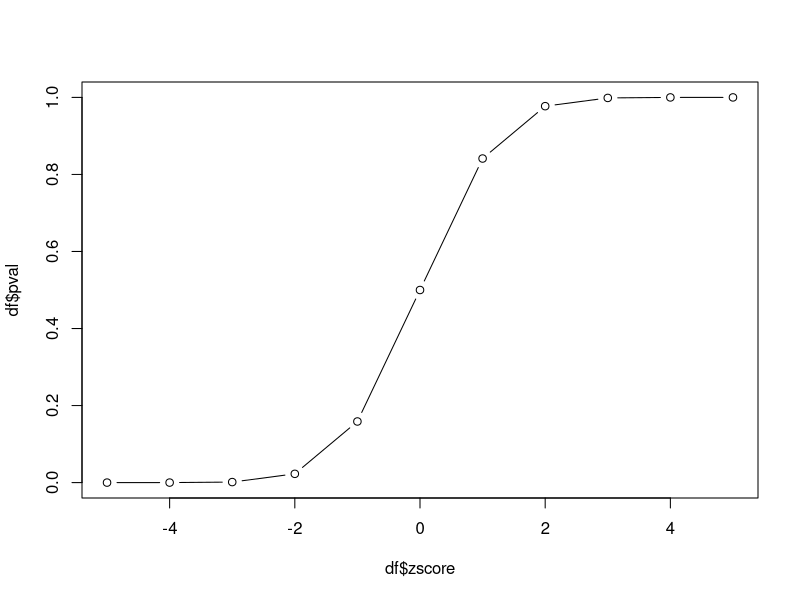
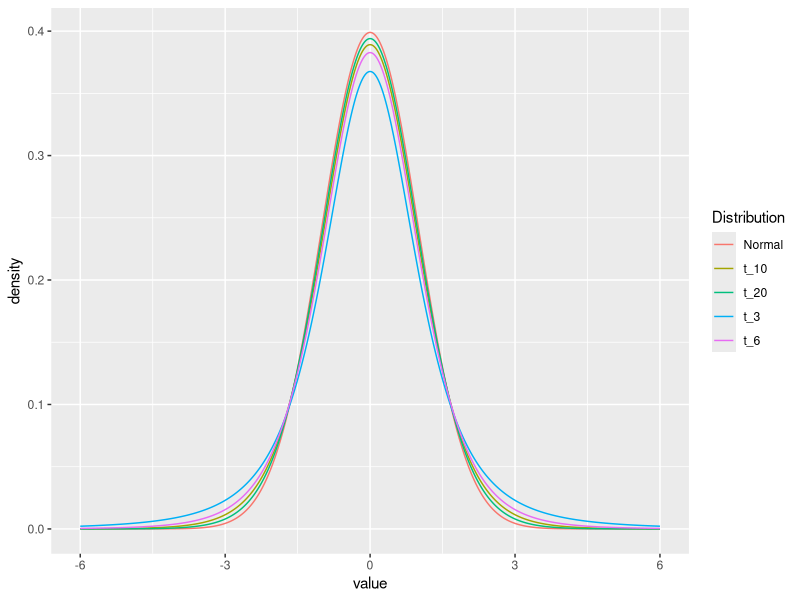
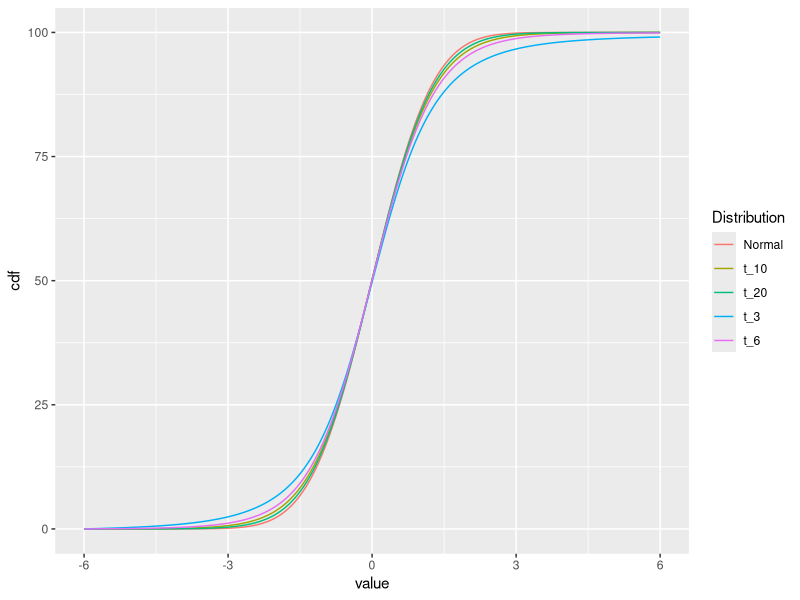
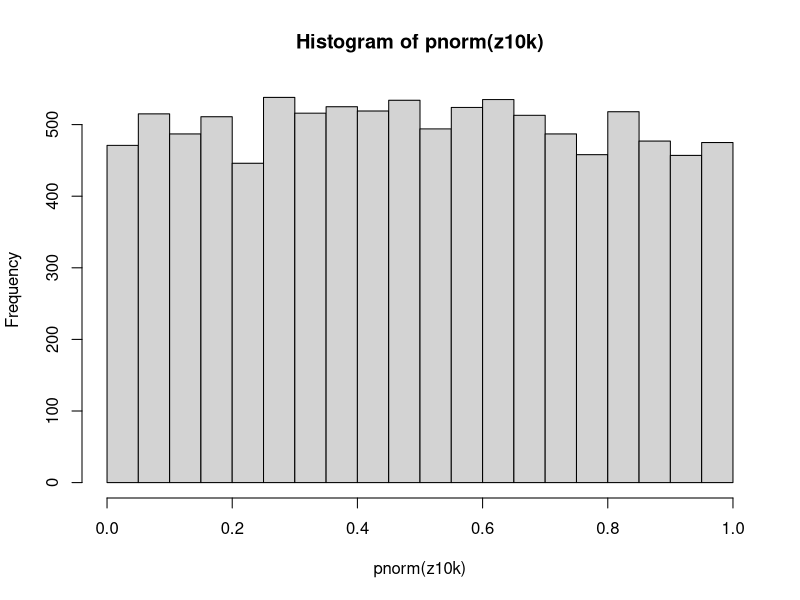
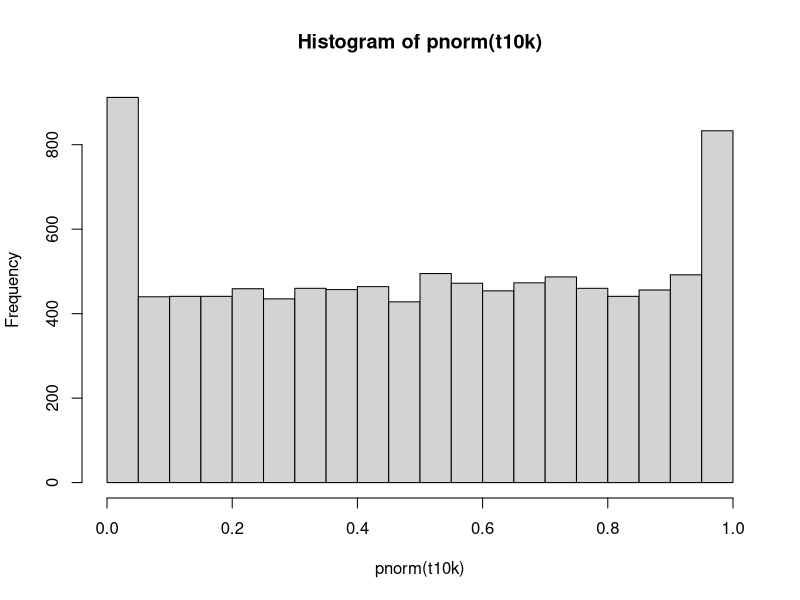
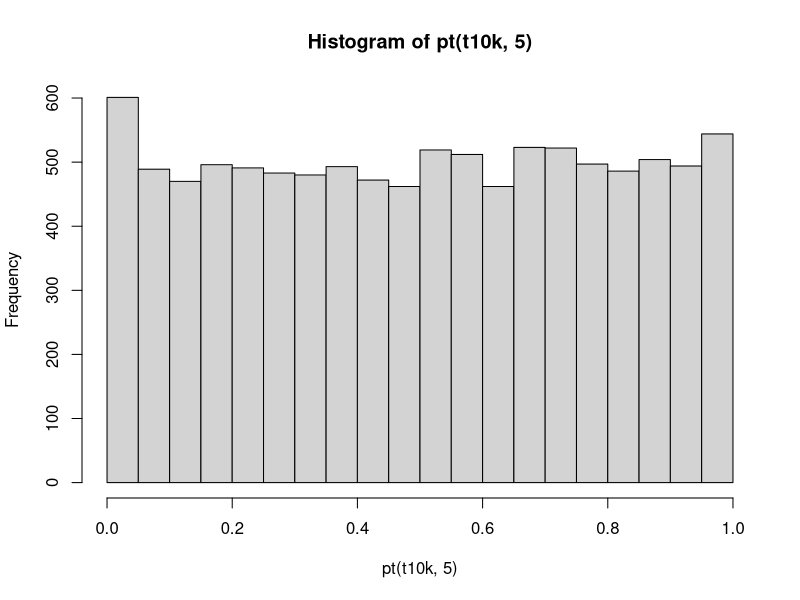
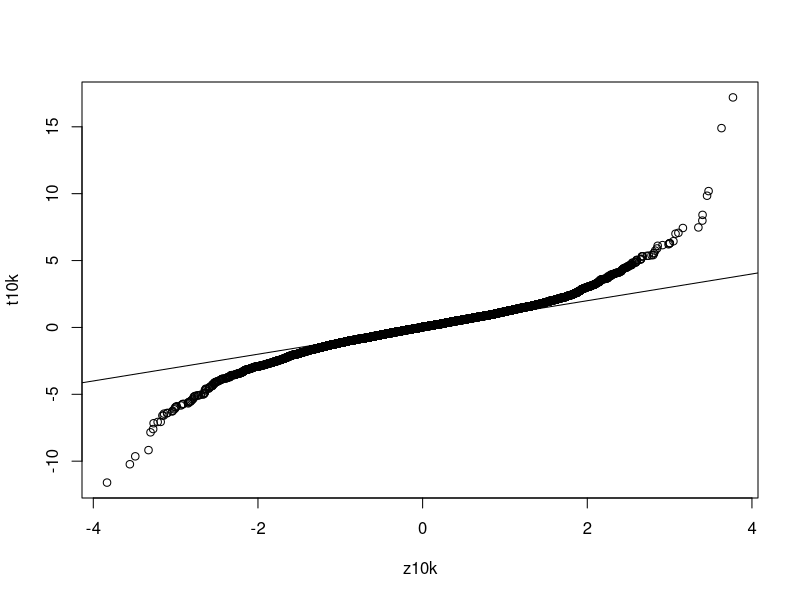

The R source for these figures, in order:
## ---- chunk 1
zscore = seq(-5,5,1)
## ---- chunk 2
df = data.frame(
    zscore = zscore,
    pval   = pnorm(zscore, 0, 1)
)
df
## ---- chunk 3
plot(df$zscore, df$pval, type='b')
## ---- chunk 4
twosidedpnorm = function(x,mu=0,sd=1) {
    2*pnorm(abs(x),mu,sd,lower.tail=FALSE)
}
## ---- chunk 5
twosidedpnorm(2)
twosidedpnorm(3)
## ---- chunk 6
library(dplyr)
library(ggplot2)
t_values = seq(-6,6,0.01)
df = data.frame(
    value = t_values,
    t_3   = dt(t_values,3),
    t_6   = dt(t_values,6),
    t_10  = dt(t_values,10),
    t_20  = dt(t_values,20),
    Normal= dnorm(t_values)
) |>
    tidyr::gather("Distribution", "density", -value)
ggplot(df, aes(x=value, y=density, color=Distribution)) + 
    geom_line()
## ---- chunk 7
df2 = df |> 
    group_by(Distribution) |>
    arrange(value) |> 
    mutate(cdf=cumsum(density))
ggplot(df2, aes(x=value, y=cdf, color=Distribution)) + 
    geom_line()
## ---- chunk 8
set.seed(5432)
samp = rnorm(5,mean = 0.5)
z = sqrt(length(samp)) * mean(samp) #simplifying assumption (sigma=1, mu=0)
## ---- chunk 9
pnorm(z, lower.tail = FALSE)
## ---- chunk 10
ts = sqrt(length(samp)) * mean(samp) / sd(samp)
pnorm(ts, lower.tail = FALSE)
pt(ts,df = length(samp)-1, lower.tail = FALSE)
## ---- chunk 11
zf = function(n) {
    samp = rnorm(n)
    z = sqrt(length(samp)) * mean(samp) / 1 #simplifying assumption (sigma=1, mu=0)
    z
}
## ---- chunk 12
zf(5)
## ---- chunk 13
z10k = replicate(10000,zf(5))
hist(pnorm(z10k))
## ---- chunk 14
tf = function(n) {
    samp = rnorm(n)
    # now, using the sample standard deviation since we 
    # "don't know" the population standard deviation
    ts = sqrt(length(samp)) * mean(samp) / sd(samp)
    ts
}
## ---- chunk 15
t10k = replicate(10000,tf(5))
hist(pnorm(t10k))
## ---- chunk 16
hist(pt(t10k,5))
## ---- chunk 17
qqplot(z10k,t10k)
abline(0,1)
## ---- chunk 18
x = rnorm(20,1)
# small sample
# Just use the first 5 values of the sample
t.test(x[1:5])
## ---- chunk 19
t.test(x[1:20])
## ---- chunk 20
x = rnorm(10,0.5)
y = rnorm(10,-0.5)
t.test(x,y)
## ---- chunk 21
df = data.frame(value=c(x,y),group=as.factor(rep(c('g1','g2'),each=10)))
df
## ---- chunk 22
t.test(value ~ group, data=df)
## ---- chunk 23
t.test(value ~ group, data=df, var.equal=TRUE)
## ---- chunk 24
res = lm(value ~ group, data=df)
summary(res)
## ---- chunk 25
power.t.test(n = 5, delta = 1, sd = 1, sig.level = 0.05)
## ---- chunk 26
power.t.test(n = 5, delta = 1, sd = 1, 
             sig.level = 0.05, type='one.sample')$power
## ---- chunk 27
names(power.t.test(n = 5, delta = 1, sd = 1, 
             sig.level = 0.05, type='one.sample'))
# or 
str(power.t.test(n = 5, delta = 1, sd = 1, 
             sig.level = 0.05, type='one.sample'))
## ---- chunk 28
power.t.test(delta = 1, sd = 1, sig.level = 0.05, power = 0.8, type = "one.sample")
## ---- chunk 29
sim_t_test_pval <- function(n = 5, delta = 1, sd = 1, sig.level = 0.05) {
    x = rnorm(n, delta, sd)
    t.test(x)$p.value <= sig.level
}
pow = mean(replicate(1000, sim_t_test_pval()))
pow
## ---- chunk 30
power.t.test(n = 5, delta = 1, sd = 1, sig.level = 0.05, type='one.sample')$power
mean(replicate(1000, sim_t_test_pval(n = 5, delta = 1, sd = 1, sig.level = 0.05)))
